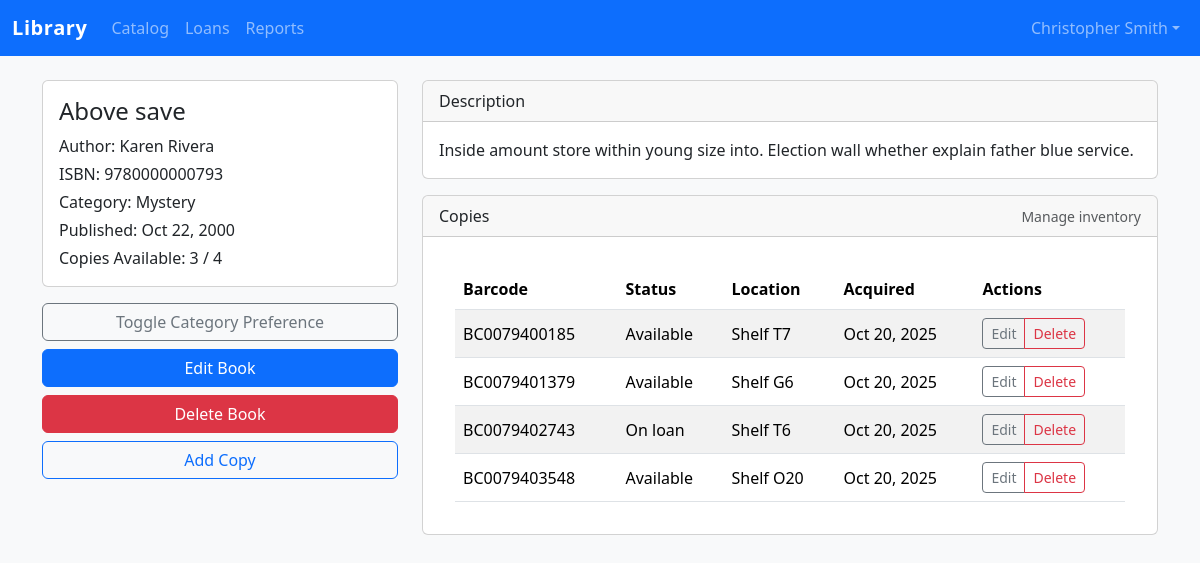
Page /catalog/books/794/ (signed in) on the committed database.
### accounts/models.py (models this page shows, shortened)
class User(AbstractUser):
	class Role(models.TextChoices):
		ADMIN = "ADMIN", _("Administrator")
		LIBRARIAN = "LIBRARIAN", _("Librarian")
		MEMBER = "MEMBER", _("Member / Student")
	role = models.CharField(
		max_length=20,
		choices=Role.choices,
		default=Role.MEMBER,
		help_text=_("Determines the permissions granted to the user."),
	)
	employee_id = models.CharField(
		max_length=50,
		blank=True,
		help_text=_("Optional staff identifier for administrators and librarians."),
	)
	avatar = models.ImageField(upload_to="avatars/", blank=True, null=True)
	created_at = models.DateTimeField(auto_now_add=True)
	class Meta(AbstractUser.Meta):
		ordering = ["username"]
	@property
	def is_admin(self) -> bool:
		return self.is_superuser or self.role == self.Role.ADMIN
	@property
	def is_librarian(self) -> bool:
		return self.role == self.Role.LIBRARIAN

### catalog/models.py (models this page shows, shortened)
class Book(models.Model):
	title = models.CharField(max_length=255)
	author = models.CharField(max_length=255)
	isbn = models.CharField(max_length=13, unique=True)
	category = models.ForeignKey(Category, on_delete=models.PROTECT, related_name="books")
	publication_date = models.DateField(blank=True, null=True)
	publisher = models.CharField(max_length=255, blank=True)
	description = models.TextField(blank=True)
	cover_image = models.ImageField(upload_to="book_covers/", blank=True, null=True)
	language = models.CharField(max_length=60, blank=True)
	created_at = models.DateTimeField(auto_now_add=True)
	updated_at = models.DateTimeField(auto_now=True)
	tags = models.JSONField(default=list, blank=True)
	class Meta:
		ordering = ["title"]
		indexes = [
			models.Index(fields=["title"]),
			models.Index(fields=["author"]),
			models.Index(fields=["isbn"]),
		]
	@property
	def total_copies(self) -> int:
		return getattr(self, "_total_copies", self.copies.count())
	@property
	def available_copies(self) -> int:
		return self.copies.filter(status=BookCopy.Status.AVAILABLE).count()

class Category(models.Model):
	name = models.CharField(max_length=150, unique=True)
	slug = models.SlugField(max_length=160, unique=True, blank=True)
	description = models.TextField(blank=True)
	class Meta:
		ordering = ["name"]
		verbose_name_plural = "categories"

class BookCopy(models.Model):
	class Status(models.TextChoices):
		AVAILABLE = "AVAILABLE", _("Available")
		ON_LOAN = "ON_LOAN", _("On loan")
		RESERVED = "RESERVED", _("Reserved")
		MAINTENANCE = "MAINTENANCE", _("Maintenance")
		LOST = "LOST", _("Lost")
	book = models.ForeignKey(Book, related_name="copies", on_delete=models.CASCADE)
	barcode = models.CharField(max_length=24, unique=True)
	status = models.CharField(max_length=20, choices=Status.choices, default=Status.AVAILABLE)
	location = models.CharField(max_length=120, blank=True)
	acquired_at = models.DateField(default=timezone.now)
	notes = models.TextField(blank=True)
	class Meta:
		unique_together = ("book", "barcode")
		ordering = ["book", "barcode"]

### catalog/views.py (the view)
# urls.py: path("books/<int:pk>/", views.BookDetailView.as_view(), name="book-detail"),
@method_decorator(login_required, name="dispatch")
class BookDetailView(DetailView):
	model = Book
	template_name = "catalog/book_detail.html"
	def get_queryset(self):
		return Book.objects.select_related("category").prefetch_related("copies")

### templates/catalog/book_detail.html (shortened to what this page needs)
{% extends "base.html" %}
{% block content %}
<div class="row g-4">
  <div class="col-md-4">
    <div class="card">
      <div class="card-body">
        <h2 class="h4">{{ object.title }}</h2>
        <p class="mb-1">Author: {{ object.author }}</p>
        <p class="mb-1">ISBN: {{ object.isbn }}</p>
        <p class="mb-1">Category: {{ object.category.name }}</p>
        <p class="mb-1">Published: {{ object.publication_date|date:"M d, Y" }}</p>
        <p class="mb-0">Copies Available: {{ object.available_copies }} / {{ object.total_copies }}</p>
      </div>
    </div>
    {% if request.user.is_authenticated %}
    <div class="d-grid gap-2 mt-3">
      <a href="{% url 'catalog:toggle-favorite' object.pk %}" class="btn btn-outline-secondary">Toggle Category Preference</a>
      {% if request.user.is_admin or request.user.is_librarian %}
      <a href="{% url 'catalog:book-edit' object.pk %}" class="btn btn-primary">Edit Book</a>
      <a href="{% url 'catalog:book-delete' object.pk %}" class="btn btn-danger">Delete Book</a>
      <a href="{% url 'catalog:bookcopy-add' object.pk %}" class="btn btn-outline-primary">Add Copy</a>
      {% endif %}
    </div>
    {% endif %}
  </div>
  <div class="col-md-8">
    <div class="card mb-3">
      <div class="card-header">Description</div>
      <div class="card-body">
        <p class="mb-0">{{ object.description|default:'No description provided.' }}</p>
      </div>
    </div>
    <div class="card">
      <div class="card-header d-flex justify-content-between align-items-center">
        <span>Copies</span>
        {% if request.user.is_admin or request.user.is_librarian %}
        <small class="text-muted">Manage inventory</small>
        {% endif %}
      </div>
      <div class="card-body">
        <div class="table-responsive">
          <table class="table table-striped align-middle mb-0">
            <thead>
              <tr>
                <th>Barcode</th>
                <th>Status</th>
                <th>Location</th>
                <th>Acquired</th>
                {% if request.user.is_admin or request.user.is_librarian %}<th>Actions</th>{% endif %}
              </tr>
            </thead>
            <tbody>
              {% for copy in object.copies.all %}
              <tr>
                <td>{{ copy.barcode }}</td>
                <td>{{ copy.get_status_display }}</td>
                <td>{{ copy.location|default:'-' }}</td>
                <td>{{ copy.acquired_at|date:"M d, Y" }}</td>
                {% if request.user.is_admin or request.user.is_librarian %}
                <td>
                  <div class="btn-group">
                    <a class="btn btn-sm btn-outline-secondary" href="{% url 'catalog:bookcopy-edit' copy.pk %}">Edit</a>
                    <a class="btn btn-sm btn-outline-danger" href="{% url 'catalog:bookcopy-delete' copy.pk %}">Delete</a>
                  </div>
                </td>
                {% endif %}
              </tr>
              {% empty %}
              <tr><td colspan="5" class="text-muted text-center">No copies available.</td></tr>
              {% endfor %}
            </tbody>
          </table>
        </div>
      </div>
    </div>
  </div>
</div>
{% endblock %}

### static/css/styles.css (style rules this page uses)
:root { --brand-primary: #0d6efd; --brand-accent: #198754; --brand-muted: #f8f9fa; }
body { background-color: var(--brand-muted); }
.navbar-brand { font-weight: 600; letter-spacing: 0.03em; }
.table-responsive { background-color: #fff; border-radius: 0.5rem; padding: 1rem; }

### rows in the picture
User: first_name+last_name+username "Library Catalog Loans Reports Christopher Smith"
Book: title "Above save", author "Karen Rivera", isbn "9780000000793", category.name "Mystery", publication_date "Oct 22, 2000", available_copies "3", total_copies "4", description "Inside amount store within young size into. Election wall whether explain father blue service."
BookCopy: barcode "BC0079400185", status "Available", location "Shelf T7", acquired_at "Oct 20, 2025"
BookCopy: barcode "BC0079401379", status "Available", location "Shelf G6", acquired_at "Oct 20, 2025"
BookCopy: barcode "BC0079402743", status "On loan", location "Shelf T6", acquired_at "Oct 20, 2025"
BookCopy: barcode "BC0079403548", status "Available", location "Shelf O20", acquired_at "Oct 20, 2025"
